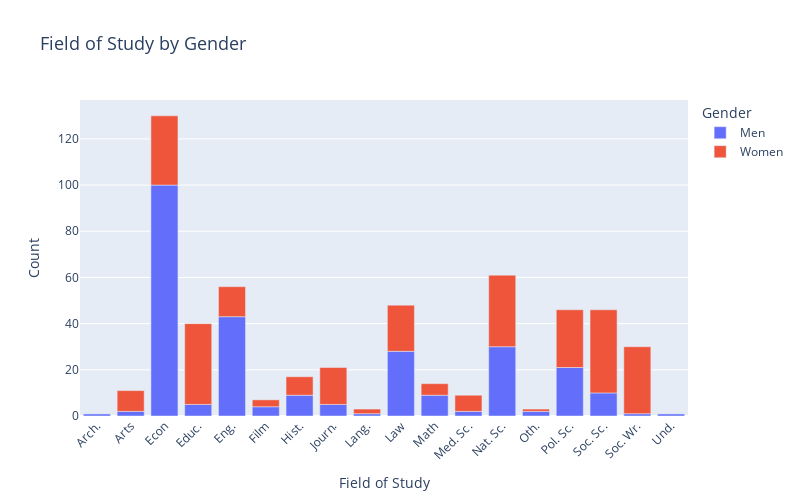

Notebook code cell kept with this figure:
### Markdown cell above
The primary areas of study for most individuals revolve around business, finance, or economics, with natural sciences like chemistry and physics, as well as engineering, following closely behind.

### Code cell
field_cd_gender_data = df_filtered.groupby(['field_cd', 'gender']).size().unstack().fillna(0)
field_cd_gender_data.columns = ['Women', 'Men']
field_cd_gender_data = field_cd_gender_data.reset_index()
field_cd_gender_data_melted = pd.melt(field_cd_gender_data, id_vars='field_cd', value_vars=['Men', 'Women'], 
                                     var_name='Gender', value_name='Count')
field_cd_gender_data_melted = field_cd_gender_data_melted.sort_values(by='field_cd')
fig = px.bar(field_cd_gender_data_melted, x='field_cd', y='Count', color='Gender', 
             title='Field of Study by Gender',
             labels={'field_cd': 'Field of Study', 'Count': 'Count', 'Gender': 'Gender'},
             category_orders={'field_cd': sorted(field_cd_gender_data_melted['field_cd'].unique())})
fig.update_layout(xaxis_tickangle=-45, 
                  xaxis_title='Field of Study',
                  yaxis_title='Count',
                  title_font_size=18,
                  width=800, height=500)
fig.show()

### Figure 1 — Plotly figure (JSON) as saved in the notebook; plotly's stock layout.template omitted (floating-point values rounded to 4 significant figures)
{"data": [{"alignmentgroup": "True", "hovertemplate": "Gender=Men<br>Field of Study=%{x}<br>Count=%{y}<extra></extra>", "legendgroup": "Men", "marker": {"color": "#636efa", "pattern": {"shape": ""}}, "name": "Men", "offsetgroup": "Men", "orientation": "v", "showlegend": true, "textposition": "auto", "type": "bar", "x": ["Arch.", "Arts", "Econ", "Educ.", "Eng.", "Film", "Hist.", "Journ.", "Lang.", "Law", "Math", "Med. Sc.", "Nat. Sc.", "Oth.", "Pol. Sc.", "Soc. Sc.", "Soc. Wr.", "Und."], "xaxis": "x", "y": [1, 2, 100, 5, 43, 4, 9, 5, 1, 28, 9, 2, 30, 2, 21, 10, 1, 1], "yaxis": "y"}, {"alignmentgroup": "True", "hovertemplate": "Gender=Women<br>Field of Study=%{x}<br>Count=%{y}<extra></extra>", "legendgroup": "Women", "marker": {"color": "#EF553B", "pattern": {"shape": ""}}, "name": "Women", "offsetgroup": "Women", "orientation": "v", "showlegend": true, "textposition": "auto", "type": "bar", "x": ["Arch.", "Arts", "Econ", "Educ.", "Eng.", "Film", "Hist.", "Journ.", "Lang.", "Law", "Math", "Med. Sc.", "Nat. Sc.", "Oth.", "Pol. Sc.", "Soc. Sc.", "Soc. Wr.", "Und."], "xaxis": "x", "y": [0, 9, 30, 35, 13, 3, 8, 16, 2, 20, 5, 7, 31, 1, 25, 36, 29, 0], "yaxis": "y"}], "layout": {"barmode": "relative", "height": 500, "legend": {"title": {"text": "Gender"}, "tracegroupgap": 0}, "title": {"font": {"size": 18}, "text": "Field of Study by Gender"}, "width": 800, "xaxis": {"anchor": "y", "categoryarray": ["Arch.", "Arts", "Econ", "Educ.", "Eng.", "Film", "Hist.", "Journ.", "Lang.", "Law", "Math", "Med. Sc.", "Nat. Sc.", "Oth.", "Pol. Sc.", "Soc. Sc.", "Soc. Wr.", "Und."], "categoryorder": "array", "domain": [0, 1], "tickangle": -45, "title": {"text": "Field of Study"}}, "yaxis": {"anchor": "x", "domain": [0, 1], "title": {"text": "Count"}}}}
